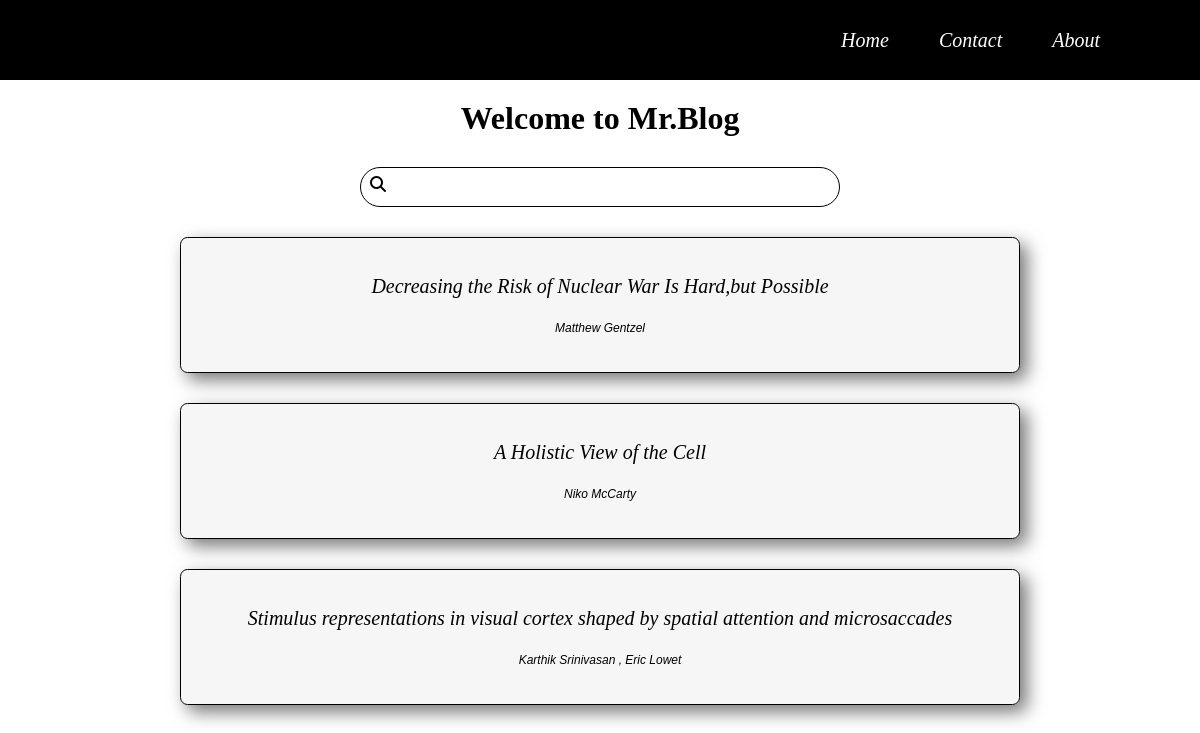
The page / on the database its author committed.
### article/models.py (models this page shows, shortened)
class Article(models.Model):
    title = models.CharField(max_length=100)
    author = models.CharField(max_length=40)
    discription = models.TextField()
    images = models.ImageField(upload_to='images/',null=True, blank=True)
    publishedtime = models.DateTimeField(auto_now_add=True)
    updatedtime = models.DateTimeField(auto_now=True)

### article/views.py (the view)
# urls.py: path('',views.home,name='home'),
def home(request):
    search = request.GET.get('search')
    results = articles
    if search:
        results = articles.filter(title__icontains = search) or articles.filter(author__icontains = search)
    context = {
        'title':'Home',
        'articles':results
    }
    return render(request,'home.html',context)

### article/templates/home.html
{% extends 'base.html' %}
{% block content %}
    <h1 id="home_h1">Welcome to Mr.Blog</h1>
    <form action="" method="get">
        <i class="fa-solid fa-magnifying-glass" id="search-icon"></i>
        <input type="text" name="search" id="searchbar">
    </form>
    {% for article in articles %}
    <a href="{% url 'article' article.id %} ">
    <div id = "home_task_view"><div class="home_task_title"> {{ article.title }} </div><br>
        <p class="home_author">{{article.author}}</p>
    </div>
    </a>
    {% endfor %}
{% endblock content %}

### templates/base.html (shortened to what this page needs)
<!DOCTYPE html>
<html lang="en">
<head>
    {% load static %}
    <link rel="stylesheet" href="{% static 'style.css' %}">
    <link rel="stylesheet" href="https://cdnjs.cloudflare.com/ajax/libs/font-awesome/6.7.2/css/all.min.css" />
</head>
<body>
   {% include 'navbar.html' %}
    <main>
        {% block content %}
        {% endblock content %}
    </main>
</body>
</html>

### templates/navbar.html
<nav>
    <a href="{% url 'home' %}">Home</a>
    <a href="{% url 'contact' %}">Contact</a>
    <a href="{% url 'about' %}">About</a>
</nav>

### static/style.css (style rules this page uses)
* { box-sizing: border-box; margin: 0px; }
body { background-color:rgb(255, 255, 255); }
nav { background-color: rgb(0, 0, 0); height: 10vh; display: flex; align-items: center; justify-content: right; gap: 50px; padding-right: 100px; }
a { color: White; font-size: 20px; text-decoration: none; font-style: italic; transition: all 0.2s ease; }
main { display: flex; flex-direction: column; align-items: center; height: auto; gap: 30px; padding-bottom: 20px; }
#home_h1 { margin-top: 20px; }
#searchbar { border: 1.5px solid black; width: 40vw; height: 5vh; border-radius: 2.5vh; padding-left: 35px; font-size: 15px; font-family:'Times New Roman', Times, serif }
#search-icon { position: absolute; padding-left: 10px; padding-top: 9px; }
.home_task_title { text-decoration: none; color: black; font-style: italic; font-family: 'Times New Roman', Times, serif; font-size: 20px; }
.home_author { color: black; font-size: 12px; font-family:Arial, Helvetica, sans-serif }
#home_task_view { background-color: rgba(223, 223, 223, 0.274); display: flex; flex-direction: column; height: 17vh; width: 70vw; padding: 20px; border: 1px solid black; box-shadow: 7px 7px 18px rgb(120, 118, 118); justify-content: center; align-items: center; border-radius: 7.5px; transition: all 0.2s ease; }

### rows shown on the page
Article: title "Decreasing the Risk of Nuclear War Is Hard,but Possible", author "Matthew Gentzel"
Article: title "A Holistic View of the Cell", author "Niko McCarty"
Article: title "Stimulus representations in visual cortex shaped by spatial attention and microsaccades", author "Karthik Srinivasan , Eric Lowet"
